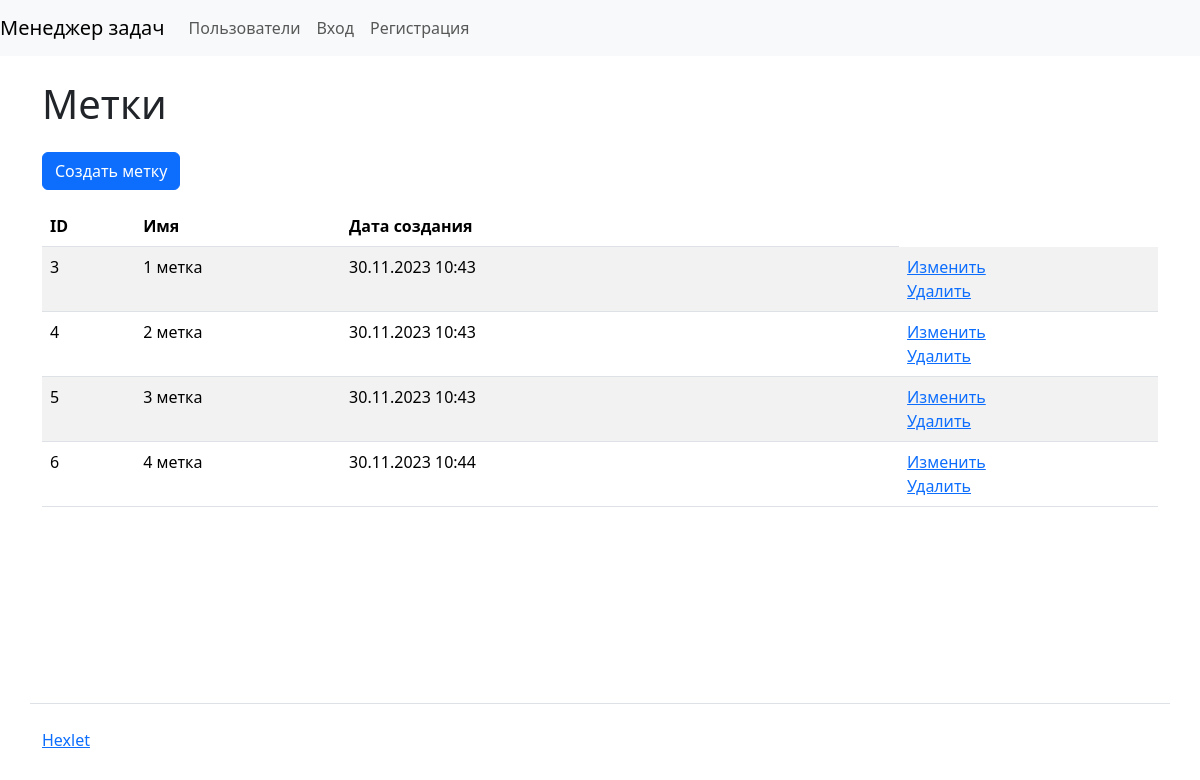
Before: /labels/ with the older database file.
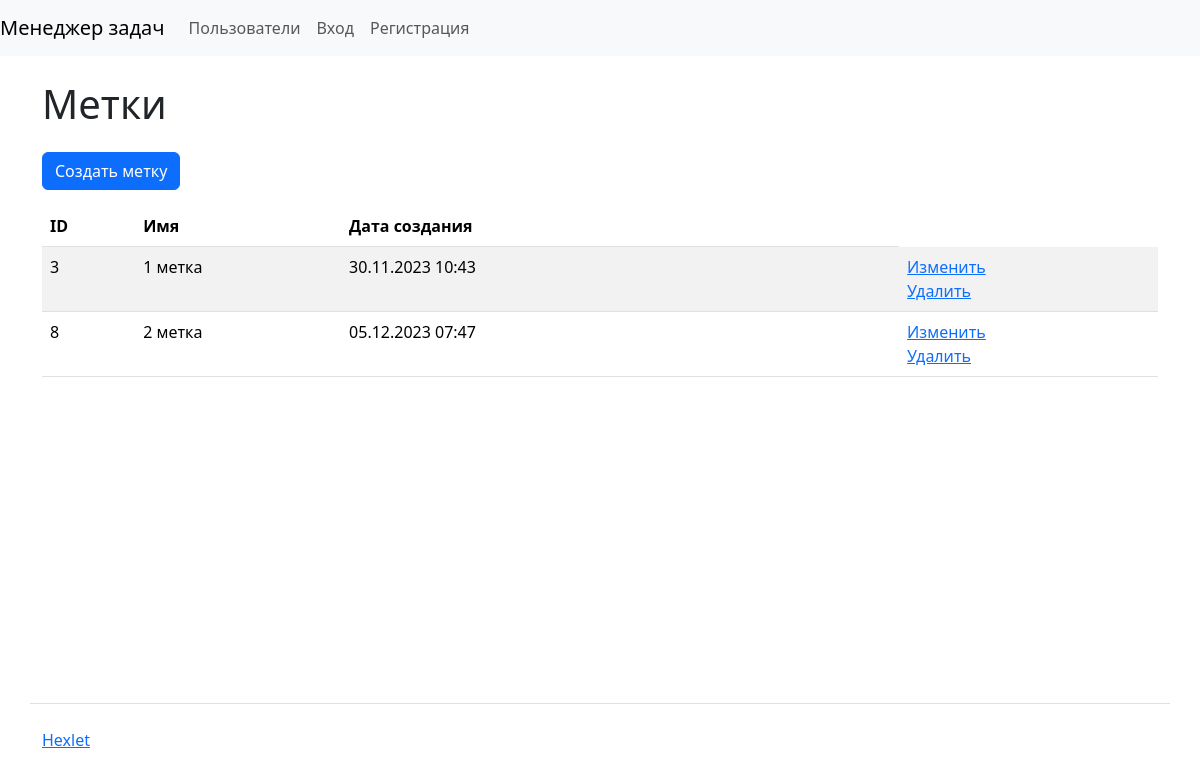
After: the same page with the newer database file.
### task_manager/labels/models.py (models this page shows, shortened)
class Label(models.Model):
    name = models.CharField(max_length=250, unique=True)
    created_at = models.DateTimeField(auto_now_add=True)

### task_manager/labels/views.py (the view)
# urls.py: path('', IndexLabelsView.as_view(), name="label_index"),
class IndexLabelsView(ListView):
    def get(self, request, *args, **kwargs):
        labels = Label.objects.all()
        return render(request, 'labels/label.html', {
            'labels': labels
        })

### task_manager/templates/labels/label.html (shortened to what this page needs)
{% extends 'base.html' %}
{% load django_bootstrap5 %}
{% load i18n %}
{% block content %}
      <h1 class="my-4">{% trans 'Labels' %}</h1>
<a class="btn btn-primary mb-3" href="{% url 'labels_create'%}">Создать метку</a>
        <table class="table table-striped">
          <thead class="thead-dark">
            <tr>
              <th>ID</th>
              <th>{% trans 'Name' %}</th>
              <th class="col-6">{% trans 'Date of creation' %}</th>
            </tr>
          </thead>
          <tbody>
          {% for label in labels %}
            <tr class="align-baseline">
              <td>{{ label.id }}</td>
              <td>{{ label.name }}</td>
              <td>{{ label.created_at|date:"d.m.Y H:i" }}</td>
              <td>
                <a href="{% url 'labels_update' pk=label.pk %}">{% trans 'Edit' %}</a>
                <br>
                <a href="{% url 'labels_delete' pk=label.pk %}" >{% trans 'Delete' %}</a>
              </td>
            </tr>
          {% endfor %}
     </tbody>
        </table>
{% endblock %}

### task_manager/templates/base.html (shortened to what this page needs)
<!DOCTYPE html>
{% load i18n %}
{% get_current_language as LANGUAGE_CODE %}
<html lang="{{ LANGUAGE_CODE }}">
{% load django_bootstrap5 %}
{% bootstrap_css %}
<head>
</head>
<body class="d-flex flex-column min-vh-100">
    <header>
        {% include 'navbar.html' %}
    </header>
    <div class="container wrapper flex-grow-1">
            {% block content %}
            {% endblock %}
    </div>
     <footer>
      <div class="container my-5 pt-4 border-top">
        <a target="_blank" href="https://ru.hexlet.io">Hexlet</a>
      </div>
    </footer>
</body>
</html>

### task_manager/templates/navbar.html (shortened to what this page needs)
{%  load i18n %}
  <nav class="navbar navbar-expand-lg navbar-light bg-light">
    <a class="navbar-brand" href="{% url 'index' %}">{% trans 'Task manager' %}</a>
    <div class="collapse navbar-collapse" id="navbarCollapse">
      <ul class="navbar-nav mr-auto">
        <li class="nav-item active">
          <a class="nav-link" href="{% url 'users_index' %}">{% trans 'Users' %}</a>
        </li>
        {% if not user.is_authenticated %}
          <li class="nav-item">
            <a class="nav-link" href="{% url 'login' %}">{% trans 'Login' %}</a>
          </li>
          <li class="nav-item">
            <a class="nav-link" href="{% url 'users_create' %}">{% trans 'Sing up' %}</a>
          </li>
        {% else %}
          <li class="nav-item">
            <a class="nav-link" href="{% url 'logout' %}">{% trans 'Logout' %}</a>
          </li>
        {% endif %}
      </ul>
    </div>
  </nav>

Changed rows visible on the page:
removed Label: id "4", name "2 метка", created_at "30.11.2023 10:43"
removed Label: id "5", name "3 метка", created_at "30.11.2023 10:43"
removed Label: id "6", name "4 метка", created_at "30.11.2023 10:44"
added Label: id "8", name "2 метка", created_at "05.12.2023 07:47"
